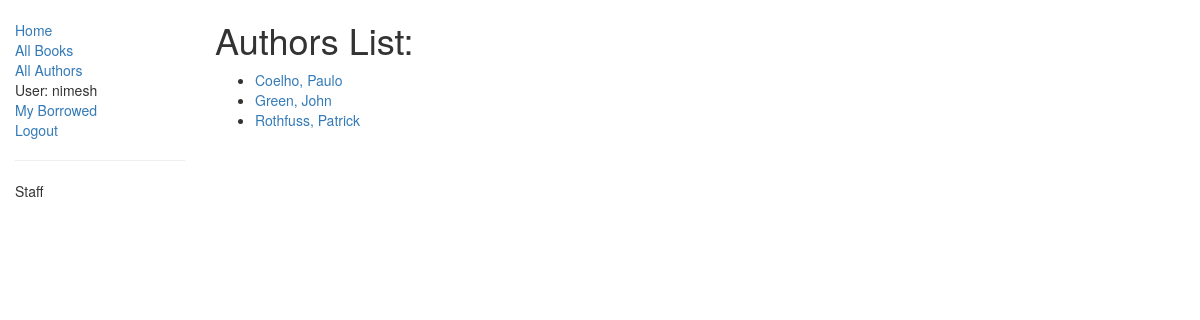
/catalog/authors/ (signed in), run on the app's committed database.
### catalog/models.py (models this page shows)
class Author(models.Model):
	first_name = models.CharField(max_length=100)
	last_name = models.CharField(max_length=100)
	date_of_birth = models.DateField(null=True, blank=True)
	date_of_death = models.DateField('Died', null=True, blank=True)
	class Meta:
		ordering = ['last_name', 'first_name']
	def get_absolute_url(self):
		return reverse('catalog:author-detail', args=[str(self.id)])
	def __str__(self):
		return '{0}, {1}'.format(self.last_name,self.first_name)

### catalog/views.py (the view)
class AuthorListView(ListView):
	model = Author
	paginate_by = 5

### catalog/templates/catalog/author_list.html (shortened to what this page needs)
{% extends "base_generic.html" %}
{% block content %}
    <h1>Authors List:</h1>
    {% if author_list %}
    <ul>
        {% for author in author_list %}
        <li><a href="{{ author.get_absolute_url }}">{{ author }}</a></li>
        {% endfor %}
    </ul>
    {% else %}
        <p>There are no authors in the Library!</p>
    {% endif %}
{% endblock content %}

### catalog/templates/base_generic.html (shortened to what this page needs)
<!DOCTYPE html>
<html lang="en">
<head>
	<link rel="stylesheet" href="https://maxcdn.bootstrapcdn.com/bootstrap/3.3.7/css/bootstrap.min.css">
  	{% load static %}
  	<link rel="stylesheet" href="{% static "css/style.css" %}">
</head>
<body>
	<div class="container-fluid">
		<div class="row">
			<div class="col-sm-2">
				{% block sidebar %}
				<ul class="sidebar-nav">
					<li><a href="{% url 'catalog:index' %}">Home</a></li>
					<li><a href="{% url 'catalog:books' %}">All Books</a></li>
					<li><a href="{% url 'catalog:authors' %}">All Authors</a></li>
					{% if user.is_authenticated %}
					    <li>User: {{ user.get_username }}</li>
					    <li><a href="{% url "catalog:my-borrowed" %}">My Borrowed</a></li>
					    <li><a href="{% url 'logout' %}?next={{ request.path }}">Logout</a></li>
					{% else %}
					    <li><a href="{% url "login" %}?next={{ request.path }}">Login</a></li>
					{% endif %}
				</ul>
				{% if user.is_staff %}
				<hr>
				<ul class="sidebar-nav">
					<li>Staff</li>
				</ul>
				{% endif %}
				{% endblock sidebar %}
			</div>
			<div class="col-sm-10">
				{% block content %}{% endblock content %}
			</div>
		</div>
	</div>
</body>
</html>

### catalog/static/css/style.css (style rules this page uses)
.sidebar-nav { margin-top: 20px; padding: 0; list-style: none; }

### data on the page
Author: last_name+first_name "Coelho, Paulo"
Author: last_name+first_name "Green, John"
Author: last_name+first_name "Rothfuss, Patrick"

### other printed values
{{ user.get_username }} "nimesh"
